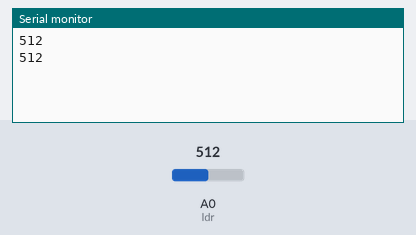
Bench run of a sketch on a simulated Arduino Uno, built with avr-gcc and run on an emulated ATmega328P. Parts: the last lines printed to the serial monitor. Inputs (shaded band) come from the test bench; at power-on: A0 (ldr) = 512.

Above: at 1.8 s.
1.9 s: A0 (ldr) set to 716
At 2.8 s:
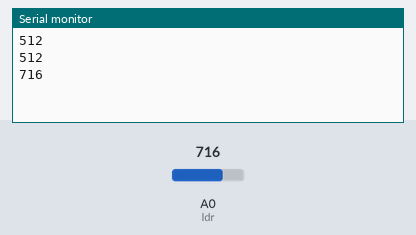
3.4 s: A0 (ldr) set to 900
At 4.7 s:
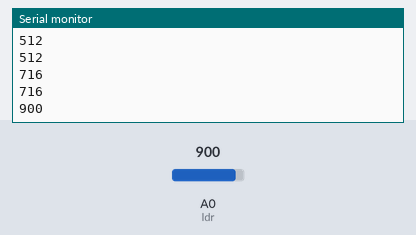
Timing chart, 0 to 6.4 s (numbered marks = the images above; inputs shaded):
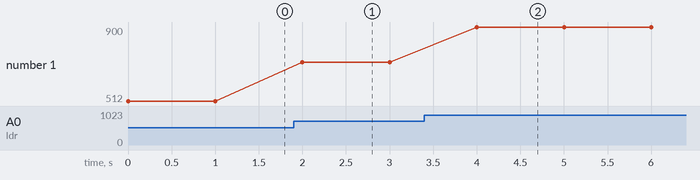

The sketch:

LDR_sensor.ino
```cpp
int ldr = 0;
void setup() {
  // put your setup code here, to run once:
pinMode(ldr,INPUT);
Serial.begin(115200);
}

void loop() {
  // put your main code here, to run repeatedly:
  Serial.println(analogRead(ldr));
  delay(1000);

}
```

Measured:
- after the input at 1.9 s, the serial monitor: prints a new line after 0.10 s (image 1)
- after the input at 3.4 s, the serial monitor: prints a new line after 0.60 s (image 2)
- plotted number 1: 512 → 716 after the input at 1.9 s, 716 → 900 after the input at 3.4 s
